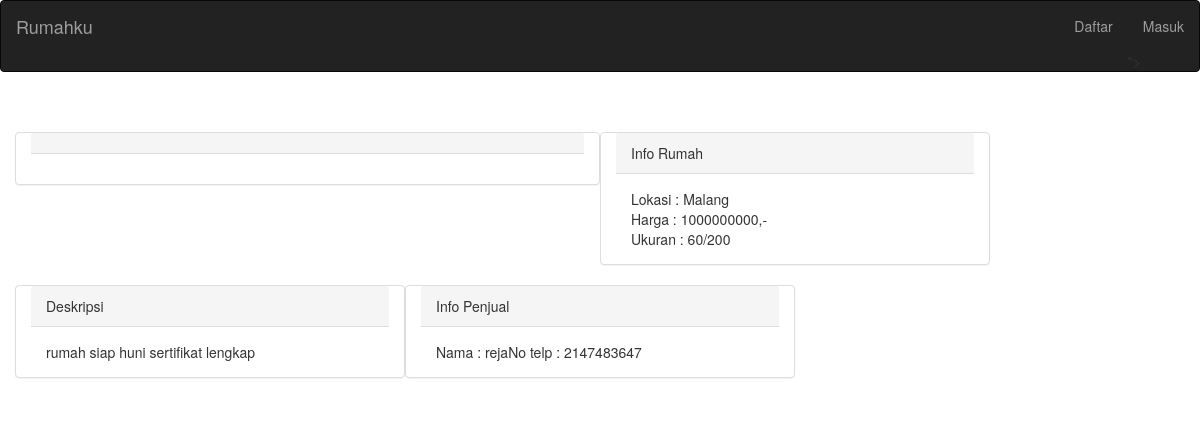
Screenshot of /index.php/c_rumah/tampildetail/2 with the database file from the repository.
### tables this page shows
CREATE TABLE `upload` (
  `id` int(10) NOT NULL,
  `judul` varchar(100) NOT NULL,
  `tipe` varchar(7) NOT NULL,
  `lb` int(5) NOT NULL,
  `lt` int(5) NOT NULL,
  `deskripsi` varchar(200) NOT NULL,
  `lokasi` varchar(100) NOT NULL,
  `harga` int(20) NOT NULL,
  `gambar` varchar(20) NOT NULL,
  `username` varchar(20) NOT NULL
);

CREATE TABLE `masuk` (
  `nama` varchar(50) NOT NULL,
  `id_nya` varchar(50) NOT NULL,
  `email` varchar(100) NOT NULL,
  `password` varchar(100) NOT NULL,
  `no_telp` int(12) NOT NULL,
  `sesi` int(10) NOT NULL,
  `malah` int(50) NOT NULL
);

### application/controllers/c_rumah.php (called while the page is built, shortened)
<?php
class c_rumah extends CI_Controller
{
  function __construct()
  {
    $this->load->helper(array('form', 'url', 'file'));
    $this->load->model('m_product');
    $this->load->model('m_login');
  }
  function tampildetail($id)
  {
    $profil = $this->m_product->getusername($id);
    $data['data_upload'] = $this->m_login->getdataid($profil);
    $data['data_rumah'] = $this->m_product->getdataid($id);
    $this->load->view('v_tampildetail', $data);
  }
}
 ?>

### index.php (called while the page is built, shortened)
<?php
require_once BASEPATH.'core/CodeIgniter.php';

### application/models/m_product.php (called while the page is built, shortened)
<?php
class m_product extends CI_Model {
var $tabel = 'upload';
function getdataid($id){
	$this->db->from($this->tabel);
	$this->db->where('id', $id);
	$query = $this->db->get();
	if ($query->num_rows() > 0) {
			return $query->result();
		}
}
	function getusername($data){
		$this->db->select('username');
		$this->db->where('id', $data);
		$query = $this->db->get('upload');
		foreach ($query->result() as $row){
			return $row->username;
		}
	}
  }
?>

### application/models/m_login.php (called while the page is built, shortened)
<?php
class m_login extends CI_Model {
  var $tabel = 'masuk';
    function getdataid($id){
    	$this->db->from($this->tabel);
    	$this->db->where('id_nya', $id);
    	$query = $this->db->get();
    	if ($query->num_rows() > 0) {
    			return $query->result();
    		}
    }
}
?>

### application/views/v_tampildetail.php (the view, shortened to what this page needs)
<html>
<head>
<link href="<?php echo base_url(); ?>/Asset/css/style.css" rel="stylesheet" type="text/css" media="all" />
<link href="<?php echo base_url(); ?>/Asset/css/form.css" rel="stylesheet" type="text/css" media="all" />
<link href="<?php echo base_url(); ?>/Asset/css/megamenu.css" rel="stylesheet" type="text/css" media="all" />
    <link rel="stylesheet" href="<?php echo base_url(); ?>/Asset/css/fwslider.css" media="all">
</head>
 <!-- <?php var_dump($_SESSION);
print_r($this->session->userdata('username'));
 ?> -->
<body>
  <br>
  <br>
  <div class="container">
      <div class="row">
  <?php foreach ($data_upload as $upload) : ?>
  <?php foreach ($data_rumah as $product ) : ?>
    <div class="panel panel-default col-md-6">
<div class="panel-heading"><?php echo $product->judul ?></div>
<div class="panel-body">
?></div>
</div>
<div class="panel panel-default col-md-4">
<div class="panel-heading">Info Rumah</div>
<div class="panel-body">
Lokasi : <?php echo $product->lokasi ?>
<br>
Harga  : <?php echo $product->harga ?>,-
<br>
Ukuran : <?php echo $product->lb ?>/<?php echo $product->lt ?>
</div>
</div>
<div class="panel panel-default col-md-4">
<div class="panel-heading">Deskripsi</div>
<div class="panel-body">
<?php echo $product->deskripsi ?>
</div>
</div>
<br>
<div class="panel panel-default col-md-4">
<div class="panel-heading">Info Penjual</div>
<div class="panel-body">
Nama : <?php echo $upload->nama ?>
No telp : <?php echo $upload->no_telp ?>
</div>
</div>
  <?php endforeach; ?>
<?php endforeach; ?>
    </div>
</div>
</body>
</html>

### Asset/css/style.css (style rules this page uses)
html,body,div,span,applet,object,iframe,h1,h2,h3,h4,h5,h6,p,blockquote,pre,a,abbr,acronym,address,big,cite,code,del,dfn,em,img,ins,kbd,q,s,samp,small,strike,strong,sub,sup,tt,var,b,u,i,dl,dt,dd,ol,nav ul,nav li,fieldset,form,label,legend,table,caption,tbody,tfoot,thead,tr,th,td,article,aside,canvas,details,embed,figure,figcaption,footer,header,hgroup,menu,nav,output,ruby,section,summary,time,mark,audio,video { margin:0;padding:0;border:0;font-size:100%;font:inherit;vertical-align:baseline; }
a { text-decoration:none; }
body { font-family: 'Exo 2', sans-serif; background:#fff; }

### rows the page displays
upload: lokasi "Malang", harga "1000000000", lb "60", lt "200", deskripsi "rumah siap huni sertifikat lengkap", username.nama "reja", username.no_telp "2147483647"

### other values shown
anchor ("c_daftar", "Daftar") "Daftar"
anchor ("c_login", "Masuk") "Masuk"
